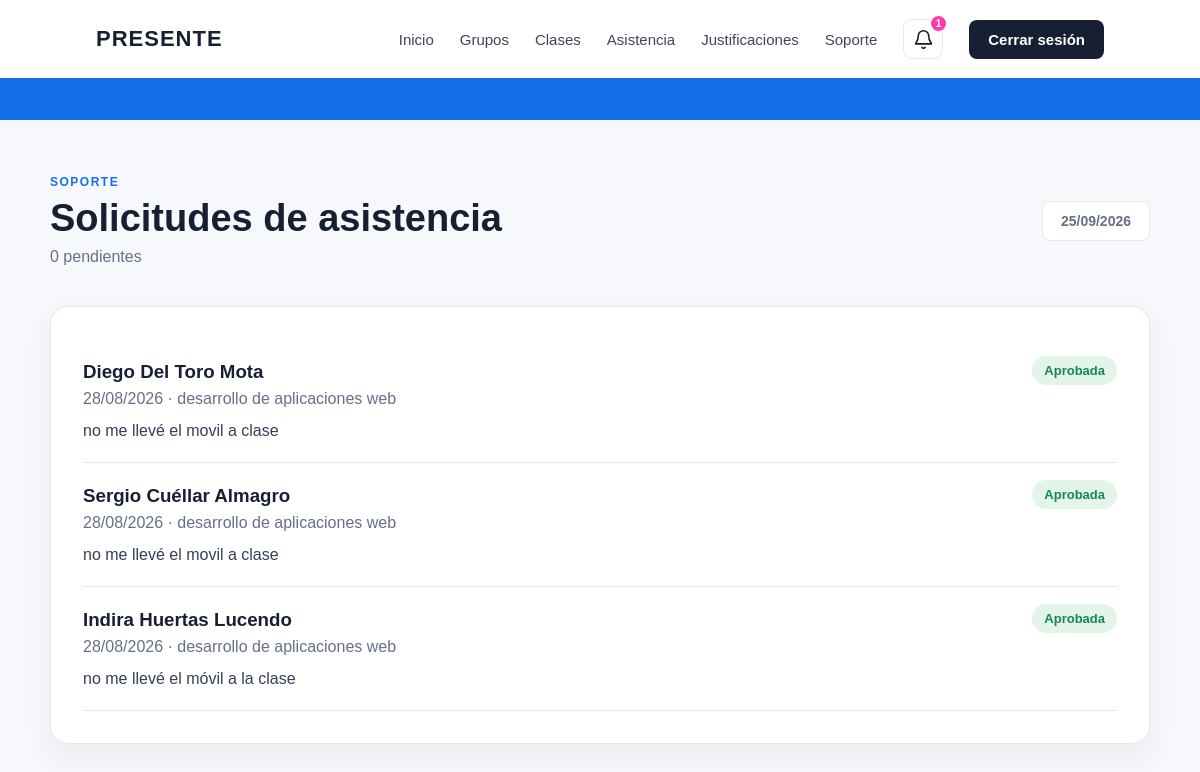
The page /profesor/soporte/ (signed in) on the database its author committed.
### asistencia/models.py (models this page shows, shortened)
class SolicitudSoporte(models.Model):
    ESTADOS = [
        ('pendiente', 'Pendiente'),
        ('aprobada', 'Aprobada'),
        ('rechazada', 'Rechazada'),
    ]
    alumno = models.ForeignKey(
        Alumno,
        on_delete=models.CASCADE
    )
    clase = models.ForeignKey(
        Clase,
        on_delete=models.CASCADE
    )
    motivo = models.TextField()
    estado = models.CharField(
        max_length=20,
        choices=ESTADOS,
        default='pendiente'
    )
    fecha_solicitud = models.DateTimeField(
        auto_now_add=True
    )

class Alumno(models.Model):
    nombre = models.CharField(
        max_length=100
    )
    apellidos = models.CharField(
        max_length=150
    )
    carrera = models.CharField(
        max_length=150
    )
    curso = models.CharField(
        max_length=50
    )
    email = models.EmailField(
        unique=True
    )
    password = models.CharField(
        max_length=128
    )
    foto = models.ImageField(
        upload_to='alumnos/',
        blank=True,
        null=True
    )
    grupo = models.ForeignKey(
        Grupo,
        on_delete=models.CASCADE
    )

class Clase(models.Model):
    grupo = models.ForeignKey(
        Grupo,
        on_delete=models.CASCADE
    )
    fecha = models.DateField()
    hora_inicio = models.TimeField()
    asistencia_abierta = models.BooleanField(
        default=False
    )
    token_qr = models.UUIDField(
        default=uuid.uuid4,
        editable=False,
        unique=True
    )
    token_qr_generado_en = models.DateTimeField(
        blank=True,
        null=True
    )

class Grupo(models.Model):
    nombre = models.CharField(
        max_length=100
    )
    asignatura = models.CharField(
        max_length=150
    )
    profesor = models.ForeignKey(
        Profesor,
        on_delete=models.CASCADE
    )

### asistencia/views.py (the view)
def soporte_profesor(request):
    profesor_id = request.session.get('profesor_id')
    if not profesor_id:
        return redirect('seleccionar_login')
    solicitudes = SolicitudSoporte.objects.filter(
        clase__grupo__profesor_id=profesor_id
    ).select_related(
        'alumno',
        'clase',
        'clase__grupo'
    ).order_by(
        '-fecha_solicitud'
    )
    pendientes = solicitudes.filter(
        estado='pendiente'
    )
    return render(
        request,
        'asistencia/soporte_profesor.html',
        {
            'solicitudes': solicitudes,
            'pendientes': pendientes,
        }
    )

### asistencia/context_processors.py (called while the page is built)
def notificaciones_profesor(request):
    profesor_id = request.session.get("profesor_id")
    if not profesor_id:
        return {
            "justificaciones_pendientes": 0
        }
    justificaciones_pendientes = (
        Justificacion.objects
        .filter(
            estado="pendiente",
            asistencia__clase__grupo__profesor_id=profesor_id
        )
        .count()
    )
    return {
        "justificaciones_pendientes": justificaciones_pendientes
    }

### asistencia/templates/asistencia/soporte_profesor.html (shortened to what this page needs)
{% extends 'asistencia/base.html' %}
{% block content %}
<section class="panel-usuario">
    <div class="panel-contenedor">
        <div class="panel-cabecera">
            <div>
                <p class="panel-etiqueta">
                    SOPORTE
                </p>
                <h1>
                    Solicitudes de asistencia
                </h1>
                <p class="panel-subtitulo">
                    {{ pendientes|length }} pendientes
                </p>
            </div>
            <div class="fecha-panel">
                {% now "d/m/Y" %}
            </div>
        </div>
        <div class="panel-tarjeta">
            {% for solicitud in solicitudes %}
                <div style="
                    padding:22px 0;
                    border-bottom:1px solid #e5e7eb;
                ">
                    <div style="
                        display:flex;
                        justify-content:space-between;
                        gap:30px;
                    ">
                        <div>
                            <h3 style="margin-bottom:7px;">
                                {{ solicitud.alumno.nombre }}
                                {{ solicitud.alumno.apellidos }}
                            </h3>
                            <p style="
                                color:#667085;
                                margin-bottom:6px;
                            ">
                                {{ solicitud.clase.fecha|date:"d/m/Y" }}
                                ·
                                {{ solicitud.clase.grupo.asignatura }}
                            </p>
                            <p style="
                                margin-top:14px;
                                color:#344054;
                            ">
                                {{ solicitud.motivo }}
                            </p>
                        </div>
                        <div>
                            {% if solicitud.estado == 'pendiente' %}
                                <span style="
                                    padding:7px 12px;
                                    border-radius:20px;
                                    background:#fff7e6;
                                    color:#b7791f;
                                    font-size:13px;
                                    font-weight:700;
                                ">
                                    Pendiente
                                </span>
                            {% elif solicitud.estado == 'aprobada' %}
                                <span style="
                                    padding:7px 12px;
                                    border-radius:20px;
                                    background:#e3f5e9;
                                    color:#168653;
                                    font-size:13px;
                                    font-weight:700;
                                ">
                                    Aprobada
                                </span>
                            {% endif %}
                        </div>
                    </div>
                </div>
            {% empty %}
                <p style="color:#667085;">
                    No hay solicitudes de soporte.
                </p>
            {% endfor %}
        </div>
    </div>
</section>
{% endblock %}

### asistencia/static/asistencia/css/style.css (style rules this page uses)
* { margin: 0; padding: 0; box-sizing: border-box; }
html { width: 100%; overflow-x: hidden; }
body { width: 100%; min-height: 100vh; font-family: 'Poppins', sans-serif; background-color: #f6f8fb; color: #172033; overflow-x: hidden; }
.panel-usuario { min-height: calc(100vh - 120px); padding: 55px 25px 80px; }
.panel-contenedor { width: 100%; max-width: 1100px; margin: 0 auto; }
.panel-cabecera { display: flex; justify-content: space-between; align-items: center; gap: 30px; margin-bottom: 40px; }
.panel-etiqueta { margin-bottom: 8px; color: #156FE7; font-size: 12px; font-weight: 700; letter-spacing: 1.5px; }
.panel-cabecera h1 { margin-bottom: 8px; font-size: 38px; font-weight: 800; color: #172033; }
.panel-subtitulo { color: #667085; font-size: 16px; }
.fecha-panel, .panel-fecha { padding: 11px 18px; background-color: #ffffff; border: 1px solid #e5e7eb; border-radius: 8px; color: #667085; font-size: 14px; font-weight: 600; }
.panel-tarjeta { padding: 32px; background-color: #ffffff; border: 1px solid #e5e7eb; border-radius: 18px; box-shadow: 0 12px 32px rgba(23, 32, 51, 0.06); }

### rows shown on the page
SolicitudSoporte: alumno.nombre "Diego", alumno.apellidos "Del Toro Mota", clase.fecha "28/08/2026", clase.grupo.asignatura "desarrollo de aplicaciones web", motivo "no me llevé el movil a clase", estado "Aprobada"
SolicitudSoporte: alumno.nombre "Sergio", alumno.apellidos "Cuéllar Almagro", clase.fecha "28/08/2026", clase.grupo.asignatura "desarrollo de aplicaciones web", motivo "no me llevé el movil a clase", estado "Aprobada"
SolicitudSoporte: alumno.nombre "Indira", alumno.apellidos "Huertas Lucendo", clase.fecha "28/08/2026", clase.grupo.asignatura "desarrollo de aplicaciones web", motivo "no me llevé el móvil a la clase", estado "Aprobada"

### other values the page prints
{{ justificaciones_pendientes }} "1"
{{ pendientes|length }} "0"
